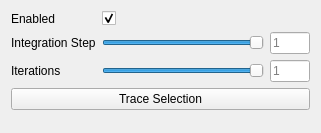
<?xml version="1.0" encoding="UTF-8"?>
<ui version="4.0">
 <class>tractography_toolbox</class>
 <widget class="QWidget" name="tractography_toolbox">
  <property name="geometry">
   <rect>
    <x>0</x>
    <y>0</y>
    <width>321</width>
    <height>133</height>
   </rect>
  </property>
  <property name="windowTitle">
   <string>Tractography Toolbox</string>
  </property>
  <layout class="QGridLayout" name="gridLayout">
   <item row="0" column="0">
    <widget class="QLabel" name="label_enabled">
     <property name="text">
      <string>Enabled</string>
     </property>
    </widget>
   </item>
   <item row="0" column="1" colspan="2">
    <widget class="QCheckBox" name="checkbox_enabled">
     <property name="sizePolicy">
      <sizepolicy hsizetype="Preferred" vsizetype="Preferred">
       <horstretch>0</horstretch>
       <verstretch>0</verstretch>
      </sizepolicy>
     </property>
     <property name="layoutDirection">
      <enum>Qt::LeftToRight</enum>
     </property>
     <property name="text">
      <string/>
     </property>
     <property name="checked">
      <bool>true</bool>
     </property>
    </widget>
   </item>
   <item row="1" column="0">
    <widget class="QLabel" name="label_integration_step">
     <property name="text">
      <string>Integration Step</string>
     </property>
    </widget>
   </item>
   <item row="1" column="1">
    <widget class="QSlider" name="slider_integration_step">
     <property name="sizePolicy">
      <sizepolicy hsizetype="Preferred" vsizetype="Preferred">
       <horstretch>4</horstretch>
       <verstretch>0</verstretch>
      </sizepolicy>
     </property>
     <property name="minimumSize">
      <size>
       <width>0</width>
       <height>0</height>
      </size>
     </property>
     <property name="minimum">
      <number>1</number>
     </property>
     <property name="maximum">
      <number>10000</number>
     </property>
     <property name="value">
      <number>10000</number>
     </property>
     <property name="orientation">
      <enum>Qt::Horizontal</enum>
     </property>
    </widget>
   </item>
   <item row="1" column="2">
    <widget class="QLineEdit" name="line_edit_integration_step">
     <property name="sizePolicy">
      <sizepolicy hsizetype="Preferred" vsizetype="Preferred">
       <horstretch>1</horstretch>
       <verstretch>0</verstretch>
      </sizepolicy>
     </property>
     <property name="placeholderText">
      <string>1</string>
     </property>
    </widget>
   </item>
   <item row="2" column="0">
    <widget class="QLabel" name="label_iterations">
     <property name="text">
      <string>Iterations</string>
     </property>
    </widget>
   </item>
   <item row="2" column="1">
    <widget class="QSlider" name="slider_iterations">
     <property name="sizePolicy">
      <sizepolicy hsizetype="Preferred" vsizetype="Preferred">
       <horstretch>4</horstretch>
       <verstretch>0</verstretch>
      </sizepolicy>
     </property>
     <property name="minimumSize">
      <size>
       <width>0</width>
       <height>0</height>
      </size>
     </property>
     <property name="minimum">
      <number>1</number>
     </property>
     <property name="maximum">
      <number>10000</number>
     </property>
     <property name="value">
      <number>10000</number>
     </property>
     <property name="orientation">
      <enum>Qt::Horizontal</enum>
     </property>
    </widget>
   </item>
   <item row="2" column="2">
    <widget class="QLineEdit" name="line_edit_iterations">
     <property name="sizePolicy">
      <sizepolicy hsizetype="Preferred" vsizetype="Preferred">
       <horstretch>1</horstretch>
       <verstretch>0</verstretch>
      </sizepolicy>
     </property>
     <property name="placeholderText">
      <string>1</string>
     </property>
    </widget>
   </item>
   <item row="3" column="0" colspan="3">
    <widget class="QPushButton" name="button_trace_selection">
     <property name="enabled">
      <bool>true</bool>
     </property>
     <property name="sizePolicy">
      <sizepolicy hsizetype="Expanding" vsizetype="Fixed">
       <horstretch>0</horstretch>
       <verstretch>0</verstretch>
      </sizepolicy>
     </property>
     <property name="text">
      <string>Trace Selection</string>
     </property>
    </widget>
   </item>
   <item row="4" column="0" colspan="3">
    <spacer name="spacer_vertical">
     <property name="orientation">
      <enum>Qt::Vertical</enum>
     </property>
     <property name="sizeHint" stdset="0">
      <size>
       <width>20</width>
       <height>291</height>
      </size>
     </property>
    </spacer>
   </item>
  </layout>
 </widget>
 <resources/>
 <connections/>
</ui>
